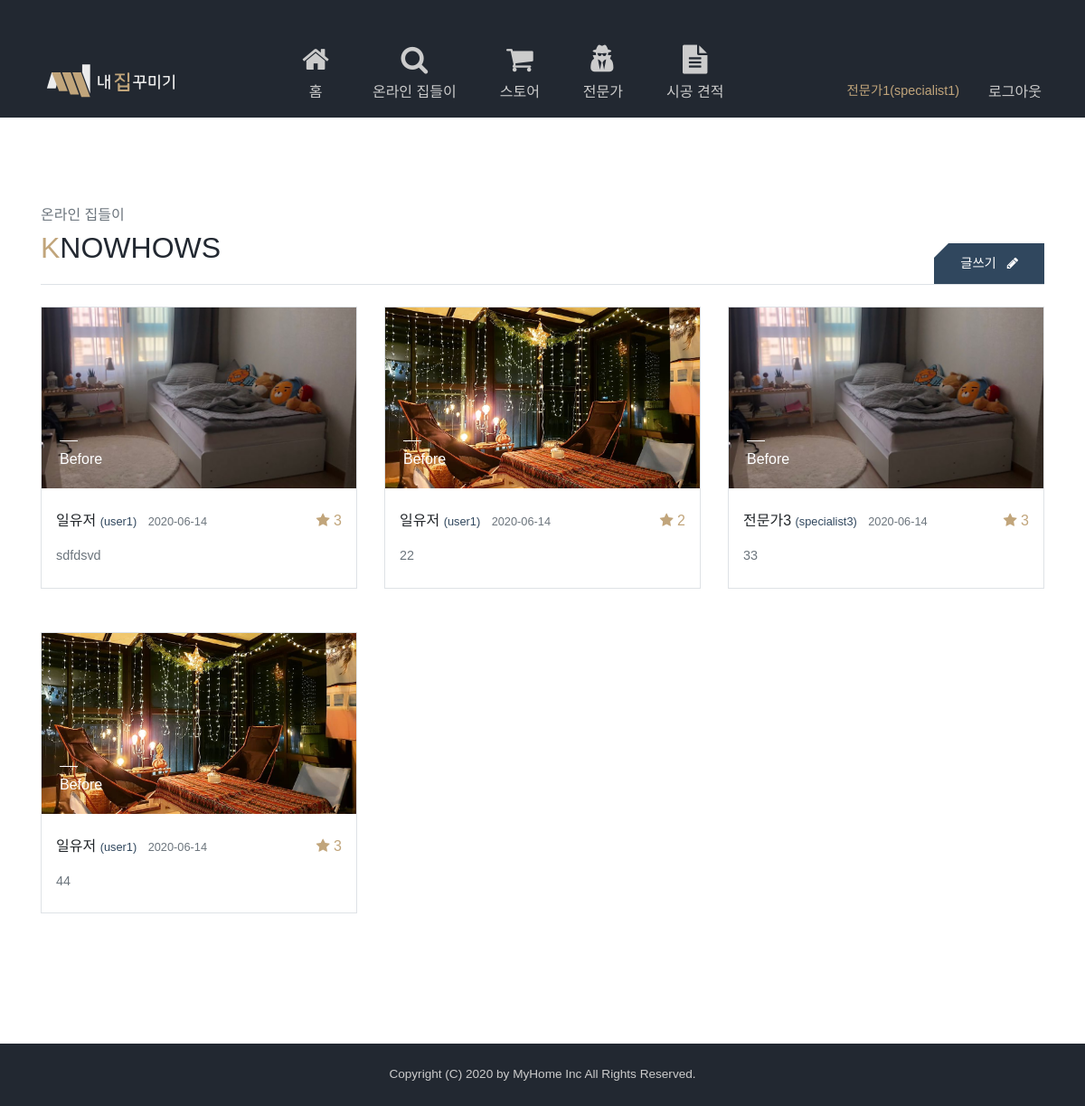
Page /online-party (signed in) on the committed database.
### tables this page shows
CREATE TABLE `knowhows` (
  `id` int(11) NOT NULL,
  `uid` int(11) NOT NULL,
  `contents` text NOT NULL,
  `before_img` varchar(30) NOT NULL,
  `after_img` varchar(30) NOT NULL,
  `created_at` timestamp NOT NULL DEFAULT CURRENT_TIMESTAMP ON UPDATE CURRENT_TIMESTAMP
);

CREATE TABLE `users` (
  `id` int(11) NOT NULL,
  `user_id` varchar(150) NOT NULL,
  `password` varchar(150) NOT NULL,
  `user_name` varchar(150) NOT NULL,
  `photo` varchar(30) NOT NULL,
  `auth` tinyint(1) NOT NULL DEFAULT '0'
);

### src/Controller/MainController.php (called while the page is built, shortened)
<?php
class MainController {
    function partyPage(){
        $sql = "SELECT DISTINCT K.*, user_name, user_id, IF(R.cnt IS NULL, '0', floor(R.total / R.cnt)) score, M.kid reviewed
                FROM knowhows K
                LEFT JOIN users U ON K.uid = U.id
                LEFT JOIN (SELECT COUNT(*) cnt, SUM(score) total, kid FROM knowhow_reviews GROUP BY kid) R ON R.kid = K.id
                LEFT JOIN (SELECT kid FROM knowhow_reviews WHERE uid = ?) M ON M.kid = K.id";
        $knowhows = DB::fetchAll($sql, [user()->id]);
        view("party", ["knowhows" => $knowhows]);
    }
}

### src/web.php (called while the page is built, shortened)
<?php
Router::connect();

### public/index.php (called while the page is built, shortened)
<?php
require _SRC."/autoload.php";
require _SRC."/helper.php";
require _SRC."/web.php";

### src/autoload.php (called while the page is built, shortened)
<?php
function classLoader($c){
    $filePath = _SRC."/$c.php";
}

### src/App/DB.php (called while the page is built, shortened)
<?php
class DB {
    static $conn = null;
    static function getConnection(){
        if(self::$conn == null){
            $option = [\PDO::ATTR_DEFAULT_FETCH_MODE => \PDO::FETCH_OBJ, \PDO::ATTR_ERRMODE => \PDO::ERRMODE_EXCEPTION];
            self::$conn = new \PDO("mysql:host=localhost;dbname=housing8;charset=utf8mb4", "root", "", $option);
        }
        return self::$conn;
    }
    static function query($sql, $data = []){
        $q = self::getConnection()->prepare($sql);
        $q->execute($data);
        return $q;
    }
    static function fetchAll($sql, $data = []){
        return self::query($sql, $data)->fetchAll();
    }
}

### src/View/party.php (the view, shortened to what this page needs)
</header>
<div class="container padding">
    <div class="d-between border-bottom align-items-end">
        <div class="pb-3">
            <span class="text-muted">온라인 집들이</span>
            <div class="title">KNOWHOWS</div>
        </div>
        <button class="button-label" data-toggle="modal" data-target='#write-modal'>
            글쓰기
            <i class="fa fa-pencil ml-2"></i>
        </button>
    </div>
    <div class="row mt-4">
        <?php foreach($knowhows as $knowhow):?>
        <div class="col-lg-4 col-md-6 mb-5">
            <div class="knowhow-item border">
                <div class="image">
                    <img class="fit-cover" src="/uploads/knowhows/<?=$knowhow->before_img?>" alt="Before 이미지" title="Before 이미지">
                </div>
                <div class="py-4 px-3">
                    <div class="d-between">
                        <div>
                            <span><?=$knowhow->user_name?></span>
                            <small class="text-blue">(<?=$knowhow->user_id?>)</small>
                            <small class="text-muted ml-2"><?=date("Y-m-d", strtotime($knowhow->created_at))?></small>
                        </div>
                        <div class="score-value text-gold">
                            <i class="fa fa-star<?=$knowhow->score == 0 ? '-o' : '' ?>"></i>
                            <?=$knowhow->score?>
                        </div>
                    </div>
                    <div class="mt-3">
                        <div class="fx-n2 text-muted"><?=nl2br(htmlentities($knowhow->contents))?></div>
                    </div>
                </div>
            </div>
        </div>
        <?php endforeach;?>
    </div>
</div>

### src/App/Router.php (shortened to what this page needs)
<?php
class Router {
    static $pageList = [];
    static function __callStatic($name, $args){
        if(strtolower($_SERVER['REQUEST_METHOD']) == $name){
            self::$pageList[] = $args;
        }
    }
    static function connect(){
        $url = explode("?", $_SERVER['REQUEST_URI'])[0];
        foreach(self::$pageList as $page){
            if($page[0] == $url){
                $action = explode("@", $page[1]);
                $con = new $conName();
                $con->{$action[1]}();
                exit;
            }
        }
    }
}

### src/helper.php (shortened to what this page needs)
<?php
function user(){
    return isset($_SESSION['user']) ? $_SESSION['user'] : false;
}
function view($filename, $data = []){
    extract($data);
    $page = explode("?", $_SERVER['REQUEST_URI'])[0];
    $filePath = _VIEW."/$filename.php";
    if(is_file($filePath)){
        require _VIEW."/layouts/header.php";
        require $filePath;
        require _VIEW."/layouts/footer.php";
    }
}

### src/View/layouts/header.php (shortened to what this page needs)
<!DOCTYPE html>
<html lang="en">
<head>
    <link rel="stylesheet" href="./resources/bootstrap-4.3.1-dist/css/bootstrap.min.css">
    <link rel="stylesheet" href="./resources/fontawesome/css/font-awesome.min.css">
    <link rel="stylesheet" href="./resources/css/style.css">
</head>
<body>
    <header <?= $page !== '/' ? "style=\"height: 130px; margin-bottom: 0\"" : "" ?>>
        <div id="gnb">
            <div class="d-between align-items-end px-5 py-3 h-100">
                <a href="/">
                    <img src="./resources/images/logo.svg" alt="내집꾸미기" title="내집꾸미기" height="50">
                </a>
                <div class="nav d-none d-lg-flex">
                    <a href="/">
                        <span class="icon">
                            <i class="fa fa-home"></i>
                        </span>
                        홈
                    </a>
                    <a href="/online-party">
                        <span class="icon">
                            <i class="fa fa-search"></i>
                        </span>
                        온라인 집들이
                    </a>
                    <a href="/store">
                        <span class="icon">
                            <i class="fa fa-shopping-cart"></i>
                        </span>
                        스토어
                    </a>
                    <a href="/experts">
                        <span class="icon">
                            <i class="fa fa-user-secret"></i>
                        </span>
                        전문가
                    </a>
                    <a href="/estimates">
                        <span class="icon">
                            <i class="fa fa-file-text"></i>
                        </span>
                        시공 견적
                    </a>
                </div>
                <div>
                    <div class="auth d-none d-lg-flex">
                        <?php if(user()): ?>
                            <span class="fx-n2 text-gold mr-2"><?=user()->user_name?>(<?=user()->user_id?>)</span>
                            <a href="/logout">로그아웃</a>
                        <?php else :?>
                            <a href="#" data-target="#sign-in" data-toggle="modal">로그인</a>
                            <a href="#" data-target="#sign-up" data-toggle="modal">회원가입</a>
                        <?php endif;?>
                    </div>
                </div>
            </div>
        </div>

### src/View/layouts/footer.php
<footer class="bg-darkblue text-white text-center py-4">
        <div class="fx-n3 text-gray">Copyright (C) 2020 by MyHome Inc All Rights Reserved.</div>
    </footer>
</body>
</html>

### public/resources/css/style.css (style rules this page uses)
* { margin: 0; padding: 0; outline: none; box-sizing: border-box; font-family: "나눔스퀘어", sans-serif; }
a, label, button { cursor: pointer; user-select: none; }
a, a:hover { text-decoration: none; }
.fit-cover { object-fit: cover; width: 100%; height: 100%; }
.padding { padding-top: 6em; padding-bottom: 6em; }
.d-between { display: flex; align-items: center; justify-content: space-between; }
button { background-color: transparent; border: 1px solid transparent; word-wrap: keep-all; outline: none; font-size: 0.9em; }
.button-label { background-color: #30475e; color: #fff; padding: 0.8em 2em; position: relative; border: none; transition: 0.3s; }
.button-label::before { content: ''; position: absolute; left: 0; top: 0; border-style: solid; border-width: 8px; border-color: #fff transparent transparent #fff; transition: 0.3s; }
.fx-n3 { font-size: .85em; }
.fx-n2 { font-size: .9em; }
.text-gray { color: #ccc; }
.text-gold { color: #c1a57b; }
.text-blue { color: #30475e; }
.bg-darkblue { background-color: #222831 }
.title { font-size: 2em; color: #222831; }
.title::first-letter { color: #c1a57b; }
header { height: 700px; margin-bottom: 130px; background-color: #222831; position: relative; }
#gnb { max-width: 1440px; width: 100%; height: 130px; margin: 0 auto; }
#gnb a { text-align: center; color: #ccc; }
#gnb .icon { font-size: 2em; display: block; }
.nav a { margin: 0 1.5em; }
.auth a { margin-left: 1.5em; }
.knowhow-item .image { height: 200px; position: relative; overflow: hidden; }
.knowhow-item .image::before, .knowhow-item .image::after { position: absolute; left: 20px; bottom: 20px; width: 20px; padding-top: 0.5em; color: #fff; border-top: 1px solid #fff; z-index: 1; transition: 0.4s; }
.knowhow-item .image::before { content: 'Before'; }
.knowhow-item .image::after { content: 'After'; opacity: 0; }

### rows in the picture
knowhows: before_img (picture), uid.user_name "일유저", uid.user_id "user1", created_at "2020-06-14", score "3", contents "sdfdsvd"
knowhows: before_img (picture), uid.user_name "일유저", uid.user_id "user1", created_at "2020-06-14", score "2", contents "22"
knowhows: before_img (picture), uid.user_name "전문가3", uid.user_id "specialist3", created_at "2020-06-14", score "3", contents "33"
knowhows: before_img (picture), uid.user_name "일유저", uid.user_id "user1", created_at "2020-06-14", score "3", contents "44"
